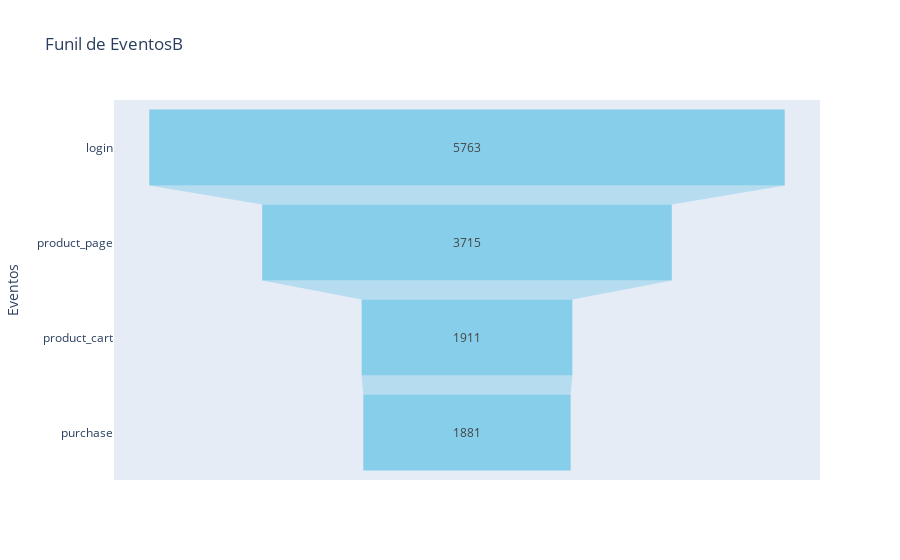

Notebook cell for this chart:
### Code cell
# Criar um gráfico de funil com Plotly
fig = go.Figure(go.Funnel(
    y=funilB.index,
    x=funilB.values,
    marker=dict(color="skyblue"),
))

# Adicionar título e rótulos aos eixos
fig.update_layout(title="Funil de EventosB",
                  xaxis_title="Número de Usuários",
                  yaxis_title="Eventos")

# Exibir o gráfico
fig.show()

### Figure 1 — Plotly figure (JSON) as saved in the notebook; plotly's stock layout.template omitted (floating-point values rounded to 4 significant figures)
{"data": [{"marker": {"color": "skyblue"}, "type": "funnel", "x": [5763, 3715, 1911, 1881], "y": ["login", "product_page", "product_cart", "purchase"]}], "layout": {"title": {"text": "Funil de EventosB"}, "xaxis": {"title": {"text": "Número de Usuários"}}, "yaxis": {"title": {"text": "Eventos"}}}}
